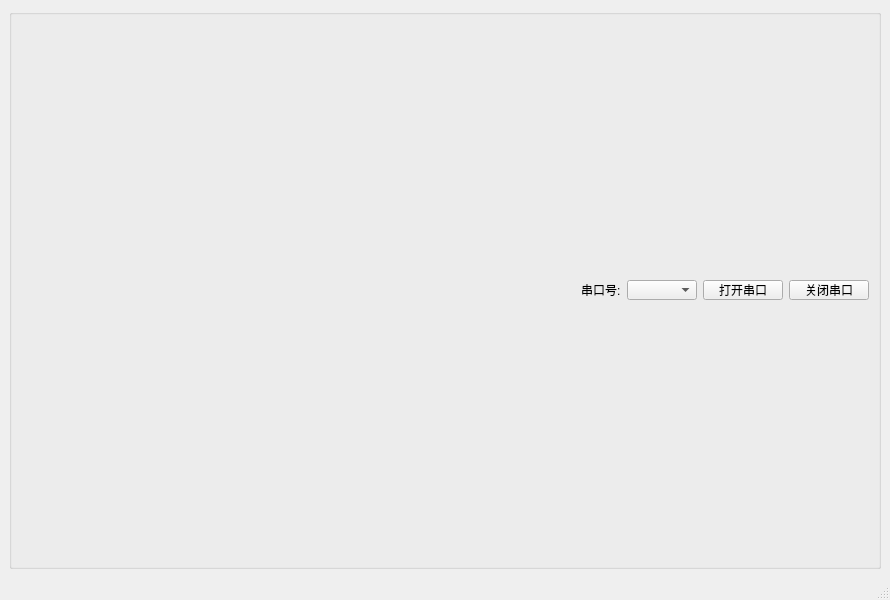
<?xml version="1.0" encoding="UTF-8"?>
<ui version="4.0">
 <class>MainWindow</class>
 <widget class="QMainWindow" name="MainWindow">
  <property name="geometry">
   <rect>
    <x>0</x>
    <y>0</y>
    <width>890</width>
    <height>600</height>
   </rect>
  </property>
  <property name="windowTitle">
   <string>DecaRangeRTLS</string>
  </property>
  <widget class="QWidget" name="centralwidget">
   <layout class="QGridLayout" name="gridLayout_2">
    <item row="1" column="0">
     <layout class="QGridLayout" name="gridLayout"/>
    </item>
    <item row="0" column="0">
     <widget class="QGroupBox" name="groupBox">
      <property name="sizePolicy">
       <sizepolicy hsizetype="Expanding" vsizetype="Preferred">
        <horstretch>0</horstretch>
        <verstretch>0</verstretch>
       </sizepolicy>
      </property>
      <property name="title">
       <string/>
      </property>
      <layout class="QGridLayout" name="gridLayout_3">
       <item row="0" column="0">
        <spacer name="horizontalSpacer">
         <property name="orientation">
          <enum>Qt::Horizontal</enum>
         </property>
         <property name="sizeHint" stdset="0">
          <size>
           <width>581</width>
           <height>20</height>
          </size>
         </property>
        </spacer>
       </item>
       <item row="0" column="1">
        <widget class="QLabel" name="label">
         <property name="text">
          <string>串口号:</string>
         </property>
        </widget>
       </item>
       <item row="0" column="2">
        <widget class="QComboBox" name="CKcomboBox">
         <property name="sizePolicy">
          <sizepolicy hsizetype="Preferred" vsizetype="Fixed">
           <horstretch>0</horstretch>
           <verstretch>0</verstretch>
          </sizepolicy>
         </property>
         <property name="minimumSize">
          <size>
           <width>70</width>
           <height>20</height>
          </size>
         </property>
         <property name="maximumSize">
          <size>
           <width>150</width>
           <height>20</height>
          </size>
         </property>
         <property name="sizeIncrement">
          <size>
           <width>0</width>
           <height>0</height>
          </size>
         </property>
        </widget>
       </item>
       <item row="0" column="3">
        <widget class="QPushButton" name="openPB">
         <property name="sizePolicy">
          <sizepolicy hsizetype="Fixed" vsizetype="Fixed">
           <horstretch>0</horstretch>
           <verstretch>0</verstretch>
          </sizepolicy>
         </property>
         <property name="maximumSize">
          <size>
           <width>80</width>
           <height>20</height>
          </size>
         </property>
         <property name="text">
          <string>打开串口</string>
         </property>
        </widget>
       </item>
       <item row="0" column="4">
        <widget class="QPushButton" name="closePB">
         <property name="sizePolicy">
          <sizepolicy hsizetype="Fixed" vsizetype="Fixed">
           <horstretch>0</horstretch>
           <verstretch>0</verstretch>
          </sizepolicy>
         </property>
         <property name="maximumSize">
          <size>
           <width>80</width>
           <height>20</height>
          </size>
         </property>
         <property name="text">
          <string>关闭串口</string>
         </property>
        </widget>
       </item>
      </layout>
     </widget>
    </item>
   </layout>
  </widget>
  <widget class="QMenuBar" name="menubar">
   <property name="geometry">
    <rect>
     <x>0</x>
     <y>0</y>
     <width>890</width>
     <height>23</height>
    </rect>
   </property>
  </widget>
  <widget class="QStatusBar" name="statusbar"/>
 </widget>
 <resources/>
 <connections/>
</ui>
